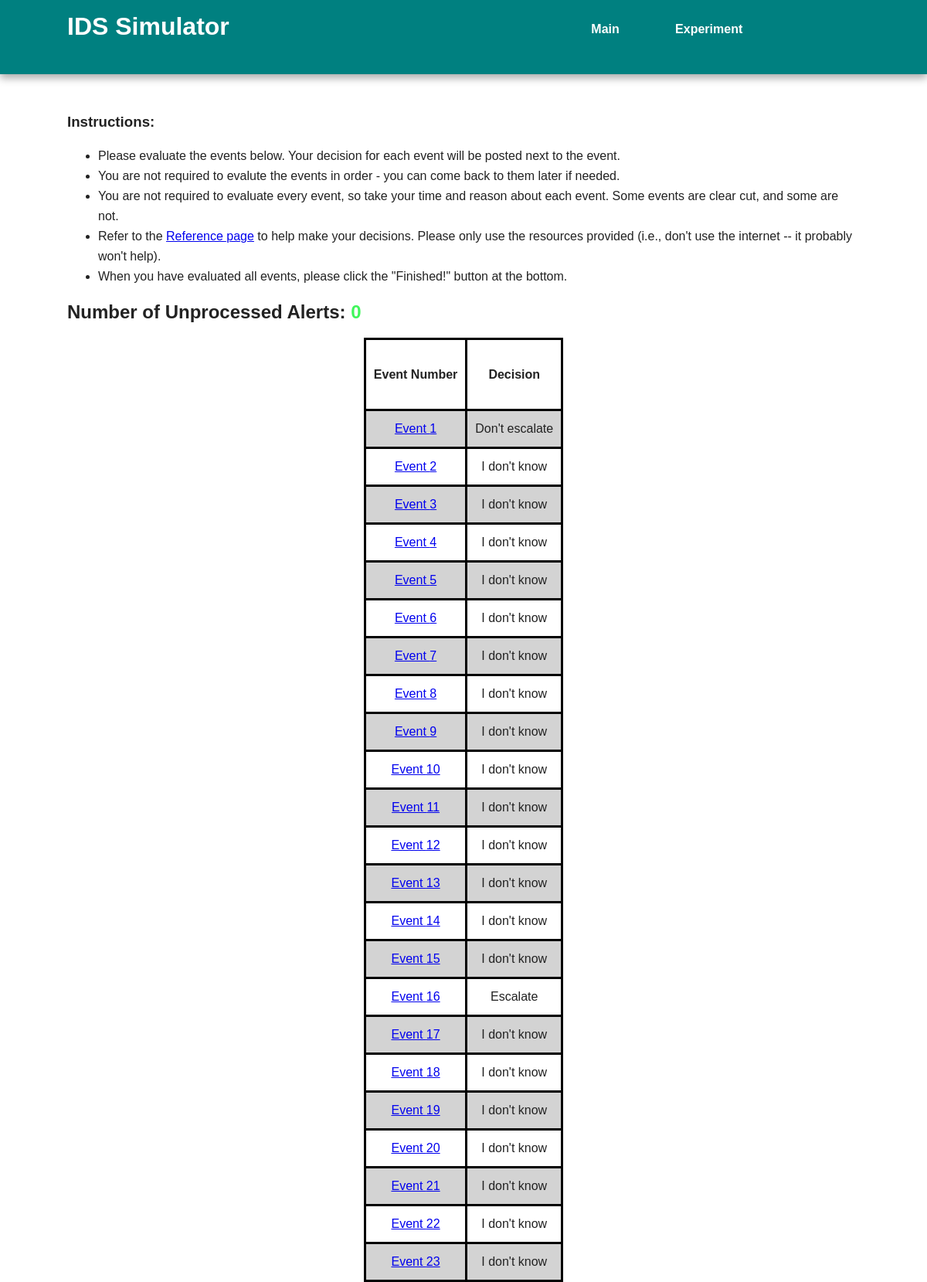
The app's page /experiment (signed in, upper part) with its own data.
### models.py (models this page shows)
class Event(db.Model):
    id = db.Column(db.Integer, primary_key=True)
    should_escalate = db.Column(db.String(25))
    country_of_authentication1 = db.Column(db.String(25))
    number_successful_logins1 = db.Column(db.String(25))
    number_failed_logins1 = db.Column(db.String(25))
    source_provider1 = db.Column(db.String(50))
    country_of_authentication2 = db.Column(db.String(25))
    number_successful_logins2 = db.Column(db.String(25))
    number_failed_logins2 = db.Column(db.String(25))
    source_provider2 = db.Column(db.String(50))
    time_between_authentications = db.Column(db.String(25))
    vpn_confidence = db.Column(db.String(5))

class EventDecision(db.Model):
    id = db.Column(db.Integer, primary_key=True)
    user = db.Column(db.String(50))
    event_id = db.Column(db.Integer)
    escalate = db.Column(db.String(15))
    confidence = db.Column(db.String(1))
    time_event_decision = db.Column(db.DateTime)
    def __repr__(self):
        return self.escalate

### crywolf.py (the view)
@app.route('/experiment', methods = ["GET", "POST"])
@login_required
def experiment():
    user = models.User.query.filter_by(username = current_user.username).first()
    if request.method == "GET" and user.time_begin == None:
        local_user = db.session.merge(user)
        local_user.time_begin = datetime.datetime.now()
        db.session.add(local_user)
        db.session.commit()
    if request.method == "POST":
        local_user = db.session.merge(user)
        local_user.experiment_complete = True
        db.session.add(local_user)
        db.session.commit()
        return redirect(url_for('postsurvey'))
    ids = [int(id) for id in current_user.events.split(",")]
    ids.insert(25, 73) #This is the most obvious "Escalate" event. Everyone sees this.
    ids.insert(6,74) #This is the "Please just select 'Escalate' event"
    ids.insert(43,75) #This is the "Please just select 'Don't escalate' event"
    if request.method == "GET":
        num_processed_alerts = 0
        for id in ids:
            if models.EventDecision.query.filter_by(user = current_user.username, event_id = id).\
                            order_by(models.EventDecision.time_event_decision.desc()).first() != None:
                num_processed_alerts += 1
    eventsList = []   #This will store an eventID and eventDecision tuple
    for id in ids:
        eventsList.append((models.Event.query.get(id),
                          models.EventDecision.query.filter_by(user = current_user.username, event_id = id).
                            order_by(models.EventDecision.time_event_decision.desc()).first())
                         )
    return render_template('experiment.html', eventsList=eventsList, num_unprocessed_alerts = (len(eventsList) - num_processed_alerts) )

### crywolf.py (called while the page is built)
@login_manager.user_loader
def load_user(user_id):
    return models.User.query.get(user_id)

### templates/experiment.html (shortened to what this page needs)
{% extends "base.html" %}
{% block content %}
    <div>
        <h3>Instructions:</h3>
        <ul>
            <li>Please evaluate the events below. Your decision for each event will be posted next to the event.</li>
            <li>You are not required to evalute the events in order - you can come back to them later if needed.</li>
            <li>You are not required to evaluate every event, so take your time and reason about each event. Some events are clear cut, and some are not. </li>
            <li>Refer to the <a href="{{ url_for('reference') }}">Reference page</a> to help make your decisions. Please only use the resources provided (i.e., don't use the internet -- it probably won't help).</li>
            <li>When you have evaluated all events, please click the "Finished!" button at the bottom.</li>
        </ul>
        <h2><span>Number of Unprocessed Alerts: </span>
            {% if num_unprocessed_alerts > 0 %}
                <span style="color:red">{{ num_unprocessed_alerts }}</span>
            {% else %}
                <span style="color:#40f65b">{{ num_unprocessed_alerts }}</span>
            {% endif %}
        </h2>
        <table align="center">
           <tr>
               <td><h4>Event Number</h4></td><td><h4>Decision</h4></td>
           </tr>
            {% for event, decision in eventsList %}
                <tr>
                    <td><a href="{{ url_for('eventPage', eventId = event.id) }}"> Event {{ loop.index }}</a></td>
                    <td>{% if decision != None %}
                            {{ decision }}
                        {% endif %}
                    </td>
                </tr>
            {% endfor %}
        </table>
    </div>
{% endblock %}

### static/css/main.css (style rules this page uses)
html { color: #222; font-size: 1em; line-height: 1.4; }
body { font: 16px/26px Helvetica, Helvetica Neue, Arial; }

### templates/experiment.html (style rules this page uses)
table, th, td { border: 3px solid black; text-align: center; padding: 10px; }
tr:nth-child(even) { background-color: lightgrey; }

### records on screen
Event: escalate "Don't escalate"
Event: escalate "I don't know"
Event: escalate "I don't know"
Event: escalate "I don't know"
Event: escalate "I don't know"
Event: escalate "I don't know"
Event: escalate "I don't know"
Event: escalate "I don't know"
Event: escalate "I don't know"
Event: escalate "I don't know"
Event: escalate "I don't know"
Event: escalate "I don't know"
Event: escalate "I don't know"
Event: escalate "I don't know"
Event: escalate "I don't know"
Event: escalate "Escalate"
Event: escalate "I don't know"
Event: escalate "I don't know"
Event: escalate "I don't know"
Event: escalate "I don't know"
Event: escalate "I don't know"
Event: escalate "I don't know"
Event: escalate "I don't know"

### other values on screen
{{ num_unprocessed_alerts }} "0"
